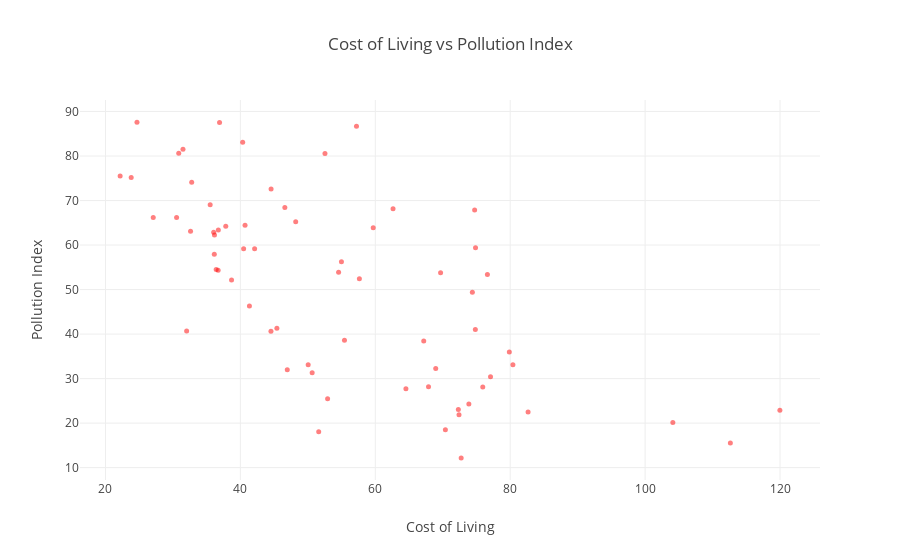

Write notebook code for a chart like this one.
### Code cell
# Solution
xData = arrayCost
yData = arrayPollution

trace = go.Scatter(x = xData, y = yData,  
                   mode = 'markers', 
                   marker = {'color': 'rgb(255,0,0)', 'size': 5, 'symbol': 'circle', 'opacity': 0.5}) 

layout = go.Layout( title = 'Cost of Living vs Pollution Index',
                    xaxis = {'title': 'Cost of Living'},
                    yaxis = {'title': 'Pollution Index'})
fig = go.Figure(data = [trace], layout = layout)
py.iplot(fig)

### Figure 1 — Plotly figure (JSON) as saved in the notebook; plotly's stock layout.template omitted (floating-point values rounded to 4 significant figures)
{"data": [{"marker": {"color": "rgb(255,0,0)", "opacity": 0.5, "size": 5, "symbol": "circle"}, "mode": "markers", "type": "scatter", "uid": "66963240-d04e-11e8-9819-3052cb2086f3", "x": [82.65, 72.73, 120.0, 73.87, 72.31, 75.93, 67.89, 72.41, 79.87, 68.96, 112.6, 104.1, 70.39, 51.61, 54.56, 52.93, 55.43, 67.18, 64.54, 62.63, 50.64, 74.39, 74.83, 50.05, 44.53, 77.08, 59.69, 54.98, 80.4, 45.41, 76.62, 74.86, 46.95, 46.59, 69.68, 38.69, 36.7, 32.03, 57.64, 42.11, 41.34, 37.83, 36.41, 35.52, 36.04, 48.2, 30.54, 36.13, 23.81, 40.69, 52.54, 57.21, 32.61, 31.49, 36.16, 36.73, 74.73, 44.55, 22.17, 27.08, 40.48, 40.34, 32.78, 30.86, 36.91, 24.67], "y": [22.48, 12.19, 22.9, 24.32, 23.06, 28.1, 28.15, 21.87, 35.96, 32.26, 15.55, 20.11, 18.48, 18.05, 53.91, 25.49, 38.59, 38.45, 27.71, 68.17, 31.31, 49.4, 41.04, 33.1, 40.61, 30.41, 63.91, 56.23, 33.09, 41.33, 53.4, 59.39, 32.01, 68.41, 53.8, 52.15, 54.36, 40.69, 52.4, 59.19, 46.33, 64.23, 54.5, 69.03, 62.87, 65.21, 66.19, 57.92, 75.17, 64.46, 80.56, 86.7, 63.08, 81.49, 62.27, 63.37, 67.87, 72.56, 75.53, 66.18, 59.14, 83.08, 74.13, 80.63, 87.53, 87.61]}], "layout": {"title": "Cost of Living vs Pollution Index", "xaxis": {"title": "Cost of Living"}, "yaxis": {"title": "Pollution Index"}}}
